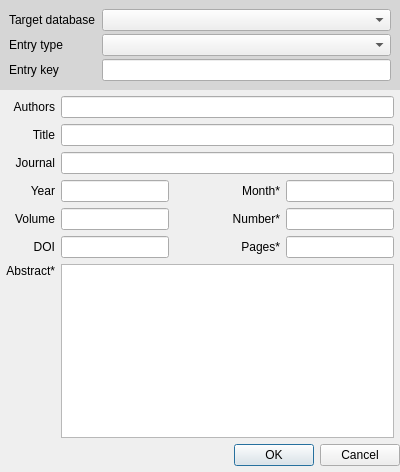
<?xml version="1.0" encoding="UTF-8"?>
<ui version="4.0">
 <class>MainWindow</class>
 <widget class="QDialog" name="MainWindow">
  <property name="geometry">
   <rect>
    <x>0</x>
    <y>0</y>
    <width>400</width>
    <height>472</height>
   </rect>
  </property>
  <property name="windowTitle">
   <string>Dialog</string>
  </property>
  <layout class="QVBoxLayout" name="verticalLayout">
   <property name="spacing">
    <number>0</number>
   </property>
   <property name="leftMargin">
    <number>0</number>
   </property>
   <property name="topMargin">
    <number>0</number>
   </property>
   <property name="rightMargin">
    <number>0</number>
   </property>
   <property name="bottomMargin">
    <number>6</number>
   </property>
   <item>
    <widget class="QWidget" name="header" native="true">
     <property name="styleSheet">
      <string notr="true">#header { 
	background-color: rgb(214, 214, 214);
}</string>
     </property>
     <layout class="QFormLayout" name="formLayout">
      <property name="verticalSpacing">
       <number>3</number>
      </property>
      <item row="0" column="0">
       <widget class="QLabel" name="label">
        <property name="text">
         <string>Target database</string>
        </property>
       </widget>
      </item>
      <item row="0" column="1">
       <widget class="QComboBox" name="comboBox">
        <property name="sizePolicy">
         <sizepolicy hsizetype="MinimumExpanding" vsizetype="Fixed">
          <horstretch>0</horstretch>
          <verstretch>0</verstretch>
         </sizepolicy>
        </property>
       </widget>
      </item>
      <item row="1" column="0">
       <widget class="QLabel" name="label_2">
        <property name="text">
         <string>Entry type</string>
        </property>
       </widget>
      </item>
      <item row="1" column="1">
       <widget class="QComboBox" name="comboBox_2">
        <property name="sizePolicy">
         <sizepolicy hsizetype="MinimumExpanding" vsizetype="Fixed">
          <horstretch>0</horstretch>
          <verstretch>0</verstretch>
         </sizepolicy>
        </property>
       </widget>
      </item>
      <item row="2" column="0">
       <widget class="QLabel" name="label_11">
        <property name="text">
         <string>Entry key</string>
        </property>
       </widget>
      </item>
      <item row="2" column="1">
       <widget class="QLineEdit" name="lineEdit_9"/>
      </item>
     </layout>
    </widget>
   </item>
   <item>
    <layout class="QGridLayout" name="gridLayout">
     <property name="leftMargin">
      <number>6</number>
     </property>
     <property name="topMargin">
      <number>6</number>
     </property>
     <property name="rightMargin">
      <number>6</number>
     </property>
     <property name="bottomMargin">
      <number>6</number>
     </property>
     <property name="spacing">
      <number>6</number>
     </property>
     <item row="0" column="1" colspan="4">
      <widget class="QLineEdit" name="lineEdit"/>
     </item>
     <item row="1" column="1" colspan="4">
      <widget class="QLineEdit" name="lineEdit_2">
       <property name="sizePolicy">
        <sizepolicy hsizetype="MinimumExpanding" vsizetype="Fixed">
         <horstretch>0</horstretch>
         <verstretch>0</verstretch>
        </sizepolicy>
       </property>
      </widget>
     </item>
     <item row="2" column="0">
      <widget class="QLabel" name="label_5">
       <property name="text">
        <string>Journal</string>
       </property>
       <property name="alignment">
        <set>Qt::AlignRight|Qt::AlignTrailing|Qt::AlignVCenter</set>
       </property>
      </widget>
     </item>
     <item row="4" column="4">
      <widget class="QLineEdit" name="lineEdit_7"/>
     </item>
     <item row="3" column="3">
      <widget class="QLabel" name="label_7">
       <property name="text">
        <string>Month*</string>
       </property>
       <property name="alignment">
        <set>Qt::AlignRight|Qt::AlignTrailing|Qt::AlignVCenter</set>
       </property>
      </widget>
     </item>
     <item row="5" column="3">
      <widget class="QLabel" name="label_12">
       <property name="text">
        <string>Pages*</string>
       </property>
       <property name="alignment">
        <set>Qt::AlignRight|Qt::AlignTrailing|Qt::AlignVCenter</set>
       </property>
      </widget>
     </item>
     <item row="0" column="0">
      <widget class="QLabel" name="label_3">
       <property name="text">
        <string>Authors</string>
       </property>
       <property name="alignment">
        <set>Qt::AlignRight|Qt::AlignTrailing|Qt::AlignVCenter</set>
       </property>
      </widget>
     </item>
     <item row="3" column="0">
      <widget class="QLabel" name="label_6">
       <property name="text">
        <string>Year</string>
       </property>
       <property name="alignment">
        <set>Qt::AlignRight|Qt::AlignTrailing|Qt::AlignVCenter</set>
       </property>
      </widget>
     </item>
     <item row="1" column="0">
      <widget class="QLabel" name="label_4">
       <property name="text">
        <string>Title</string>
       </property>
       <property name="alignment">
        <set>Qt::AlignRight|Qt::AlignTrailing|Qt::AlignVCenter</set>
       </property>
      </widget>
     </item>
     <item row="3" column="1">
      <widget class="QLineEdit" name="lineEdit_5"/>
     </item>
     <item row="4" column="1">
      <widget class="QLineEdit" name="lineEdit_6"/>
     </item>
     <item row="4" column="3">
      <widget class="QLabel" name="label_9">
       <property name="text">
        <string>Number*</string>
       </property>
       <property name="alignment">
        <set>Qt::AlignRight|Qt::AlignTrailing|Qt::AlignVCenter</set>
       </property>
      </widget>
     </item>
     <item row="3" column="2">
      <spacer name="horizontalSpacer">
       <property name="orientation">
        <enum>Qt::Horizontal</enum>
       </property>
       <property name="sizeHint" stdset="0">
        <size>
         <width>40</width>
         <height>20</height>
        </size>
       </property>
      </spacer>
     </item>
     <item row="2" column="1" colspan="4">
      <widget class="QLineEdit" name="lineEdit_3">
       <property name="sizePolicy">
        <sizepolicy hsizetype="MinimumExpanding" vsizetype="Fixed">
         <horstretch>0</horstretch>
         <verstretch>0</verstretch>
        </sizepolicy>
       </property>
      </widget>
     </item>
     <item row="5" column="0">
      <widget class="QLabel" name="label_10">
       <property name="text">
        <string>DOI</string>
       </property>
       <property name="alignment">
        <set>Qt::AlignRight|Qt::AlignTrailing|Qt::AlignVCenter</set>
       </property>
      </widget>
     </item>
     <item row="5" column="4">
      <widget class="QLineEdit" name="lineEdit_10"/>
     </item>
     <item row="4" column="0">
      <widget class="QLabel" name="label_8">
       <property name="text">
        <string>Volume</string>
       </property>
       <property name="alignment">
        <set>Qt::AlignRight|Qt::AlignTrailing|Qt::AlignVCenter</set>
       </property>
      </widget>
     </item>
     <item row="3" column="4">
      <widget class="QLineEdit" name="lineEdit_4"/>
     </item>
     <item row="5" column="1">
      <widget class="QLineEdit" name="lineEdit_8"/>
     </item>
     <item row="6" column="0">
      <widget class="QLabel" name="label_13">
       <property name="text">
        <string>Abstract*</string>
       </property>
       <property name="alignment">
        <set>Qt::AlignRight|Qt::AlignTrailing|Qt::AlignVCenter</set>
       </property>
      </widget>
     </item>
     <item row="7" column="0">
      <spacer name="verticalSpacer_2">
       <property name="orientation">
        <enum>Qt::Vertical</enum>
       </property>
       <property name="sizeHint" stdset="0">
        <size>
         <width>20</width>
         <height>40</height>
        </size>
       </property>
      </spacer>
     </item>
     <item row="6" column="1" rowspan="2" colspan="4">
      <widget class="QPlainTextEdit" name="plainTextEdit">
       <property name="sizePolicy">
        <sizepolicy hsizetype="Expanding" vsizetype="Expanding">
         <horstretch>0</horstretch>
         <verstretch>0</verstretch>
        </sizepolicy>
       </property>
      </widget>
     </item>
    </layout>
   </item>
   <item>
    <widget class="QDialogButtonBox" name="buttonBox">
     <property name="orientation">
      <enum>Qt::Horizontal</enum>
     </property>
     <property name="standardButtons">
      <set>QDialogButtonBox::Cancel|QDialogButtonBox::Ok</set>
     </property>
    </widget>
   </item>
  </layout>
 </widget>
 <resources/>
 <connections>
  <connection>
   <sender>buttonBox</sender>
   <signal>accepted()</signal>
   <receiver>MainWindow</receiver>
   <slot>accept()</slot>
   <hints>
    <hint type="sourcelabel">
     <x>248</x>
     <y>254</y>
    </hint>
    <hint type="destinationlabel">
     <x>157</x>
     <y>274</y>
    </hint>
   </hints>
  </connection>
  <connection>
   <sender>buttonBox</sender>
   <signal>rejected()</signal>
   <receiver>MainWindow</receiver>
   <slot>reject()</slot>
   <hints>
    <hint type="sourcelabel">
     <x>316</x>
     <y>260</y>
    </hint>
    <hint type="destinationlabel">
     <x>286</x>
     <y>274</y>
    </hint>
   </hints>
  </connection>
 </connections>
</ui>
